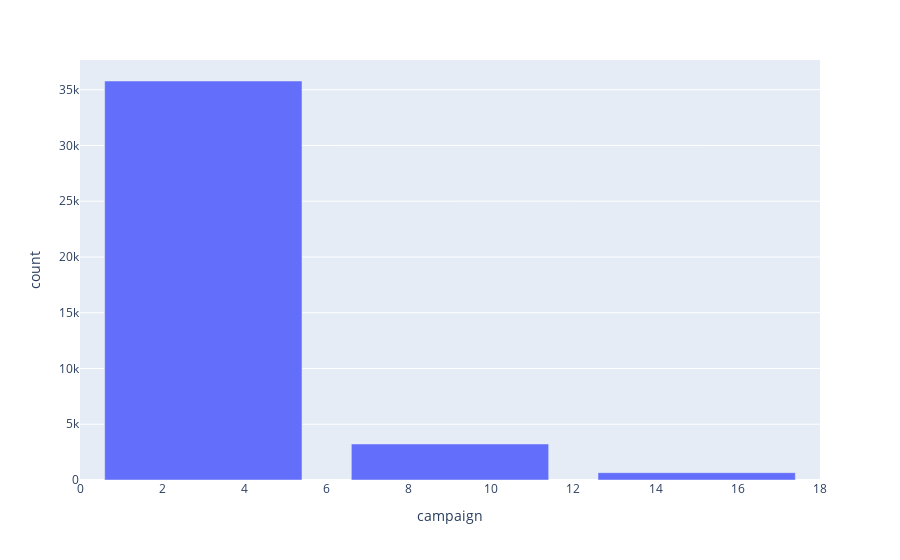

Notebook cell for this chart:
### Markdown cell above
The duration of the last contact seems to be in the range of 500 seconds for most people, the number of people decrease constantly after that

### Code cell
counts, bins = np.histogram(df.campaign, bins=range(0, 21, 6))
bins = 0.5 * (bins[:-1] + bins[1:])
fig = px.bar(x=bins, y=counts, labels={'x':'campaign', 'y':'count'})
fig

### Figure 1 — Plotly figure (JSON) as saved in the notebook; plotly's stock layout.template omitted (floating-point values rounded to 4 significant figures)
{"data": [{"alignmentgroup": "True", "hovertemplate": "campaign=%{x}<br>count=%{y}<extra></extra>", "legendgroup": "", "marker": {"color": "#636efa", "pattern": {"shape": ""}}, "name": "", "offsetgroup": "", "orientation": "v", "showlegend": false, "textposition": "auto", "type": "bar", "x": [3, 9, 15], "xaxis": "x", "y": [35780, 3230, 659], "yaxis": "y"}], "layout": {"autosize": true, "barmode": "relative", "legend": {"tracegroupgap": 0}, "margin": {"t": 60}, "xaxis": {"anchor": "y", "autorange": true, "domain": [0, 1], "range": [0, 18], "title": {"text": "campaign"}, "type": "linear"}, "yaxis": {"anchor": "x", "autorange": true, "domain": [0, 1], "range": [0, 37660.0], "title": {"text": "count"}, "type": "linear"}}}
